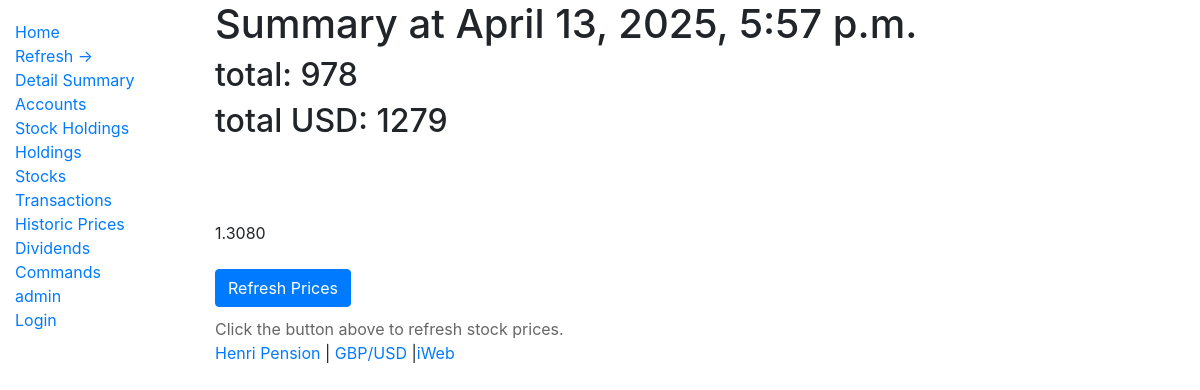
The app's page /, older data.
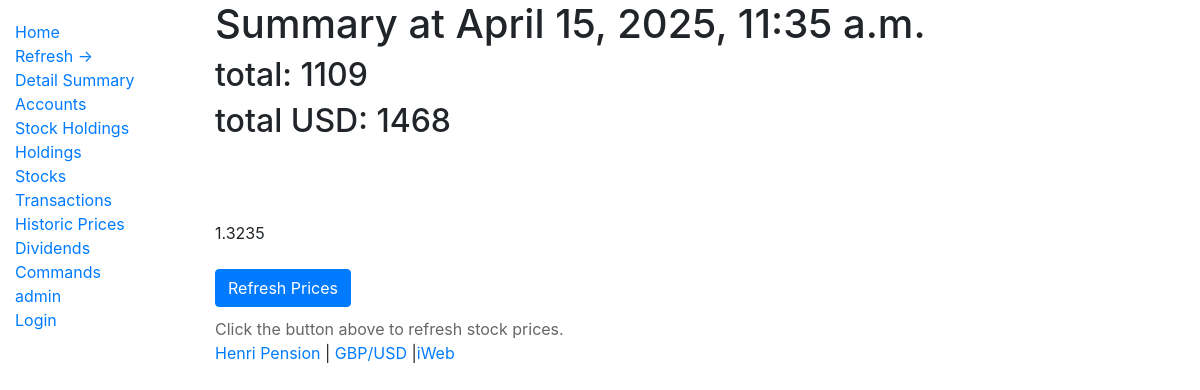
The same page, newer data.
### portfolio/models.py (models this page shows, shortened)
class Stock(models.Model):
    name = models.CharField(max_length=50)
    code = models.CharField(max_length=20)
    yahoo_code = models.CharField(max_length=20, null=True)
    nickname = models.CharField(max_length=40)
    CURRENCY_TYPE = (
        ('gbp', 'GBP'),
        ('gbx', 'GBX'),
        ('usd', 'USD'),
    )
    currency = models.CharField(max_length=6, choices=CURRENCY_TYPE, default='equity')
    STOCK_TYPE = (
        ('fund', 'FUND'),
        ('equity', 'EQUITY'),
        ('etfs', 'ETFS'),
        ('curr','CURR'),
    )
    stock_type = models.CharField(max_length=6, choices=STOCK_TYPE, default='equity')
    STOCK_REGION = (
        ('world', 'WORLD'),
        ('us', 'US'),
        ('uk', 'UK'),
        ('europe', 'EUROPE'),
    )
    stock_region = models.CharField(max_length=6, choices=STOCK_REGION, default='world')
    SCRAPER_SOURCE = (
        ('ft', 'ft'),
        ('yahoo', 'yahoo'),
    )
    scraper_source = models.CharField(max_length=5, choices=SCRAPER_SOURCE, default='ft')
    active = models.BooleanField(default=True)
    current_price = models.DecimalField(max_digits=7, decimal_places=4)
    price_updated = models.DateTimeField(null=True)
    perf_5y = models.DecimalField(max_digits=7, decimal_places=2, null=True)
    perf_3y = models.DecimalField(max_digits=7, decimal_places=2, null=True)
    perf_1y = models.DecimalField(max_digits=7, decimal_places=2, null=True)
    perf_6m = models.DecimalField(max_digits=7, decimal_places=2, null=True)
    perf_3m = models.DecimalField(max_digits=7, decimal_places=2, null=True)
    perf_1m = models.DecimalField(max_digits=7, decimal_places=2, null=True)
    class Meta:
        ordering = ['name']

### portfolio/views.py (the view)
# urls.py: path("", views.summary, name="index"),
def summary(request):
    a = Account.objects.filter(person__name = "david") | Account.objects.filter(person__name = "henri")
    stock_currencies = Stock.objects.filter(stock_type = "curr")
    USDGBP = stock_currencies[0].current_price
    updateTime = stock_currencies[0].price_updated
    total = a.aggregate(Sum('account_value'))
    totalvalue = total['account_value__sum']
    totalUSD = 0
    pensions = Account.objects.filter(account_type = "pension")
    accounts_by_type = a.values('account_type').annotate(total_value=Sum('account_value'))
    return render(request, 'portfolio/summary.html', {
      'total': total,
      'totalvalue': totalvalue,
      'USDGBP': USDGBP,
      'totalvalueUSD': (totalvalue * USDGBP),
      'totalUSD': totalUSD,
      'pensions':pensions,
      'accounts_by_type': accounts_by_type,
      'updateTime': updateTime,
    }, )

### portfolio/templates/portfolio/summary.html (shortened to what this page needs)
{% extends 'portfolio/base.html' %}
{% load tz %}
{% load static %}
{% block content %}
<h1>Summary at {{updateTime}}</h1>
<h2>total: {{ totalvalue |floatformat:0 }}</h2>
<h2>total USD: {{ totalvalueUSD |floatformat:0 }}</h2>
<div id="copytextarea">
    {{accounts_by_type.4.total_value}}<br>
    {{accounts_by_type.3.total_value}}<br>
    {{pensions.1.account_value}}<br>
    {{USDGBP}}<br>
    {{pensions.2.account_value}}<br>
</div>
<button id="refresh-button" class="btn btn-primary">Refresh Prices</button>
<div id="progress-display" style="margin-top: 10px; color: #666;">Click the button above to refresh stock prices.</div>
<a href="https://www.avivamymoney.co.uk/" target="_blank"> Henri Pension</a>
|
<a href="https://finance.yahoo.com/quote/GBPUSD%3DX?p=GBPUSD%3DX" target="_blank">GBP/USD</a>
|<a href="https://www.iweb-sharedealing.co.uk/" target="_blank">iWeb</a>
{% endblock %}

Row changes from the older to the newer data that the page shows:
changed Stock: price_updated "April 13, 2025, 5:57 p.m." → "April 15, 2025, 11:35 a.m."; current_price "1.3080" → "1.3235"
Text that changed along with them:
{{ totalvalue |floatformat:0 }}: "978" → "1109"
{{ totalvalueUSD |floatformat:0 }}: "1279" → "1468"
